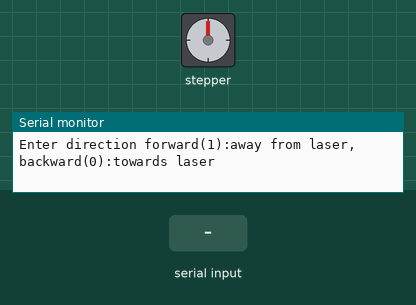
The sketch below on a simulated Arduino Uno, built with avr-gcc and run on an emulated ATmega328P. Parts: stepper motor, the last lines printed to the serial monitor. Wiring (inferred from the names in the program): stepper motor driver (200 steps per turn assumed): step pin 3; direction pin 2. Inputs (shaded band) come from the test bench.

Above: at 1.2 s.
1.3 s: "90,45,200\n" received over Serial
At 2.48 s:
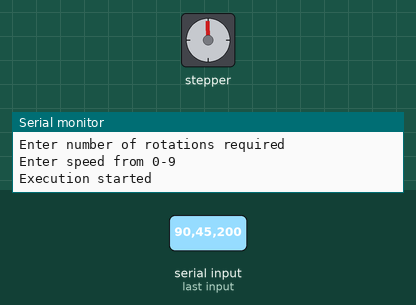
At 3.09 s:
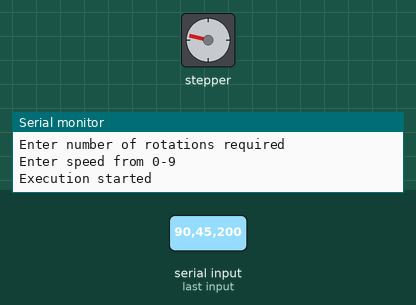
Timing chart, 0 to 16.3 s (numbered marks = the images above; inputs shaded):
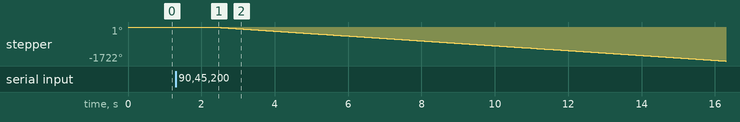

The sketch:

Translation_stage.ino
```cpp
// Define Constants

// Connections to A4988
const int dirPin = 2;  // Direction
const int stepPin = 3; // Step
const int ms[3]={4,5,6};

//Step sizes
const int full[3] = {LOW,LOW,LOW};
const int half[3] = {HIGH,LOW,LOW};
const int quarter[3] = {LOW,HIGH,LOW};
const int eighth[3] = {HIGH,HIGH,LOW};
const int sixteenth[3] = {HIGH,HIGH,HIGH};
int stepsize[3];
int dirstat;
// Motor steps per rotation
const int STEPS_PER_REV = 200;
//Exectuion status 0 for not executed 1 for executed
int k=0;
//Number of rotations required
int rotations=7;
//Speed of rotation 0-9
int speed=10;
//Direction "forward":away from laser,"backward":towards laser
int direction;

void setup() {

  // Setup the pins as Outputs
  pinMode(stepPin,OUTPUT);
  pinMode(dirPin,OUTPUT);
  Serial.begin(9600);

}
void loop() {
  direction=2;
  Serial.println("Enter direction forward(1):away from laser,backward(0):towards laser");
  while(Serial.available()==0){}
  direction=Serial.parseInt();
  while (Serial.available() > 0) {
    Serial.read();
  }
  if(direction==1){
    dirstat=HIGH;
    k=0;
  }
  else if(direction==0){
    dirstat=LOW;
    k=0;
  }
  else
  {
    Serial.println("Try again");
  }
  if(k==0){
    Serial.println("Enter number of rotations required");
    while(Serial.available()==0){}
    rotations=Serial.parseInt();
    while (Serial.available() > 0) {
    Serial.read();
    }
    Serial.println("Enter speed from 0-9");
    while(Serial.available()==0){}
    speed=Serial.parseInt();
    while (Serial.available() > 0) {
    Serial.read();
    }
    Serial.println("Execution started");
    digitalWrite(dirPin,dirstat);
    delay(1000);
    for(int x = 0; x < (STEPS_PER_REV*rotations); x++) {
    digitalWrite(stepPin,HIGH);
    delayMicroseconds(16000-(speed*1600));
    digitalWrite(stepPin,LOW);
    delayMicroseconds(16000-(speed*1600));
    }
    Serial.println("Execution completed");
    k=1;
  }
/*
  // Set motor direction clockwise
  digitalWrite(dirPin,LOW);
  delayMicroseconds(2000);
  // Spin motor one rotation slowly
  for(int x = 0; x < (STEPS_PER_REV*7); x++) {
    digitalWrite(stepPin,HIGH);
    delayMicroseconds(1000);
    digitalWrite(stepPin,LOW);
    delayMicroseconds(1000);
  }

  // Pause for one second
  delay(1000);

  // Set motor direction counterclockwise
  digitalWrite(dirPin,HIGH);

  // Spin motor two rotations quickly
  for(int x = 0; x < (STEPS_PER_REV*7); x++) {
    digitalWrite(stepPin,HIGH);
    delayMicroseconds(1000);
    digitalWrite(stepPin,LOW);
    delayMicroseconds(1000);;
  }

  // Pause for one second
  delay(1000);
  */
}
```

Measured:
- after the input at 1.3 s, stepper: keeps turning counter-clockwise at about 123°/s, starting after 1.0 s
